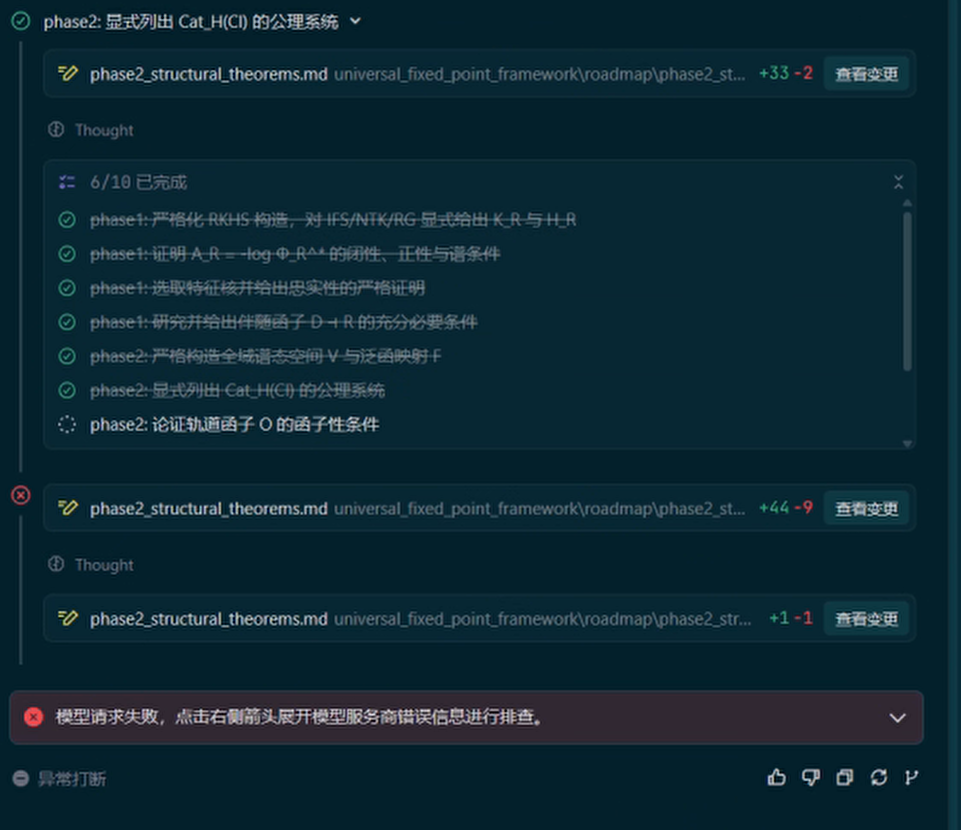
#> input picture docs/ScreenShot_2026-07-12_153343_036.png, 961 x 830 px, found by its file name
$ python _fig2_crop.py
#> lines starting #> are read from the running program, lines starting #| are printed output that depends on the picture
# ============================================================
# UFPF → MUFPF 更名通知
# ============================================================
# 本文件属于 Universal Fixed Point Framework (UFPF)。
# 该框架已计划更名为 Meta-Universal Fixed-Point Functorial Framework (MUFPF)。
# 更名计划详见：roadmap/mu_renaming_plan.md
#
# 原因：UFPF 缩写与 IEEE 生物图像识别框架冲突，影响学术检索。
# 新名称 MUFPF 具有全球唯一性，且更好地体现框架的元数学特性。
#
# 本文件中 UFPF 相关引用数量：0
# 更名将在计划确认后统一执行，当前代码不做修改。
# ============================================================

#!/usr/bin/env python3
# -*- coding: utf-8 -*-
"""第二张截图上下区域裁剪。"""
from PIL import Image

im = Image.open(r"e:\workspace\hyper-resolution\docs\ScreenShot_2026-07-12_153343_036.png").convert("RGB")
#> im is the input picture: PIL image 961x830 RGB; mean R, G, B 13.4, 40.8, 52
W, H = im.size
#> W = 961; H = 830
regions = {
    "top":   (0, 0, W, 400),
    "bot":   (0, 400, W, H),
    "mid2":  (0, 200, W, 420),
}
for name, box in regions.items():
    c = im.crop(box)
    c2 = c.resize((c.width * 3, c.height * 3), Image.LANCZOS)
    p = rf"C:\Users\dps_n\Desktop\f2_{name}.png"
    c2.save(p)
    print("saved:", p, c2.size)
#> this loop made 3 passes
#> pass 1, `c = im.crop(box)`:
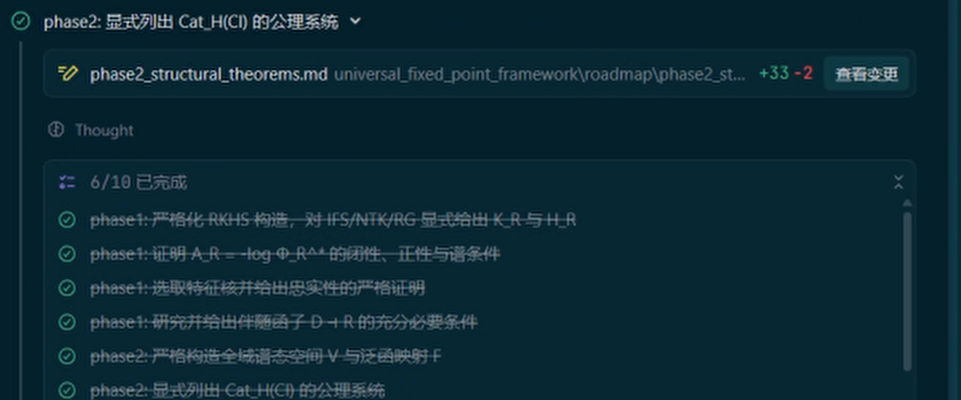
#> c: PIL image 961x400 RGB; mean R, G, B 11.9, 41.8, 53.3
#> pass 2, `c = im.crop(box)`:
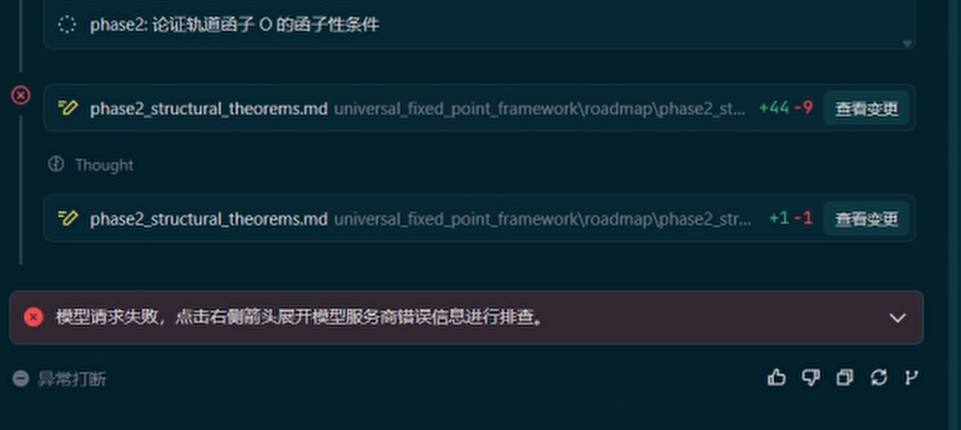
#> c: PIL image 961x430 RGB; mean R, G, B 14.9, 39.8, 50.8
#> after the loop:
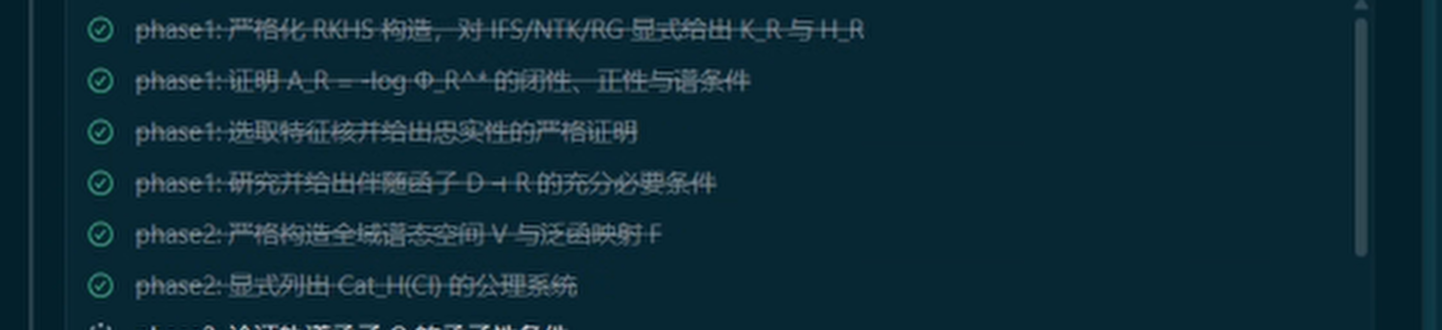
#> c2: PIL image 2883x660 RGB (shown at 1/2 size); mean R, G, B 13.6, 44.2, 55.9
